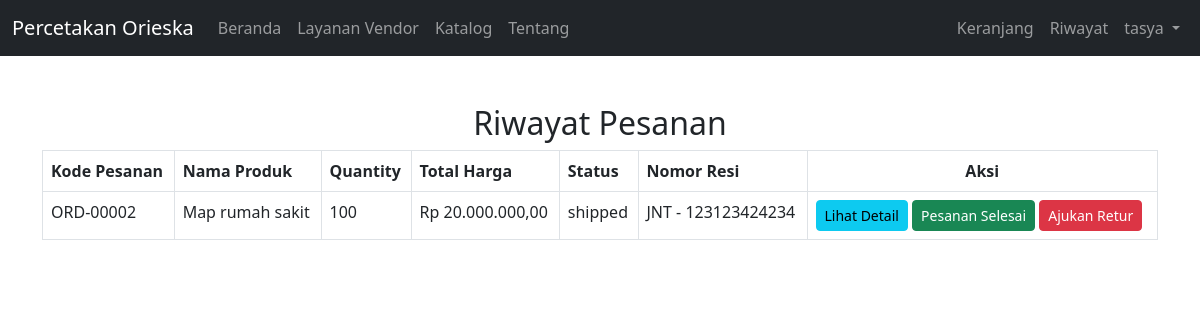
Screenshot of /consumer/order_history.php (signed in) with the database file from the repository.
### tables this page shows
CREATE TABLE `order_items` (
  `id` int(11) NOT NULL,
  `order_id` int(11) NOT NULL,
  `product_id` int(11) NOT NULL,
  `quantity` int(11) NOT NULL,
  `price` decimal(10,2) NOT NULL,
  `design_file` varchar(255) DEFAULT NULL,
  `note` text DEFAULT NULL
);

CREATE TABLE `orders` (
  `id` int(11) NOT NULL,
  `user_id` int(11) NOT NULL,
  `order_code` varchar(20) NOT NULL,
  `total` decimal(10,2) NOT NULL,
  `created_at` timestamp NOT NULL DEFAULT current_timestamp(),
  `updated_at` timestamp NOT NULL DEFAULT current_timestamp() ON UPDATE current_timestamp(),
  `address` varchar(255) NOT NULL,
  `shipping_method` varchar(50) NOT NULL,
  `payment_method` varchar(50) NOT NULL,
  `status` varchar(50) NOT NULL DEFAULT 'pending',
  `tracking_number` varchar(255) DEFAULT NULL,
  `shipping_cost` decimal(10,2) DEFAULT NULL,
  `payment_proof` varchar(255) DEFAULT NULL,
  `rejection_notes` text DEFAULT NULL,
  `proofing_file` varchar(255) DEFAULT NULL
);

CREATE TABLE `products` (
  `id` int(11) NOT NULL,
  `product_code` varchar(20) NOT NULL,
  `name` varchar(100) NOT NULL,
  `description` text DEFAULT NULL,
  `price` decimal(10,2) NOT NULL,
  `image` varchar(255) DEFAULT NULL,
  `created_at` timestamp NOT NULL DEFAULT current_timestamp(),
  `company` tinyint(1) DEFAULT 0,
  `estimasi_pengerjaan` varchar(255) DEFAULT NULL,
  `min_order` int(11) DEFAULT 1
);

### consumer/order_history.php (the view, shortened to what this page needs)
<?php
include '../includes/db.php';
$user_id = $_SESSION['user_id'];
$query = "SELECT orders.id AS order_id, orders.order_code, orders.total, orders.status,
          orders.tracking_number, order_items.product_id, order_items.quantity,
          products.name AS product_name, orders.payment_proof
          FROM orders
          JOIN order_items ON orders.id = order_items.order_id
          JOIN products ON order_items.product_id = products.id
          WHERE orders.user_id = ?
          ORDER BY orders.id DESC";
if ($stmt = $conn->prepare($query)) {
    $stmt->bind_param("i", $user_id);
    $stmt->execute();
    $result = $stmt->get_result();
    $orders = [];
    while ($row = $result->fetch_assoc()) {
        $orders[] = $row;
    }
} else {
    die("Error preparing statement: " . htmlspecialchars($conn->error));
}
?>
<!DOCTYPE html>
<html lang="id">
<head>
    <link href="https://cdn.jsdelivr.net/npm/bootstrap@5.3.0/dist/css/bootstrap.min.css" rel="stylesheet">
</head>
<body>
    <nav class="navbar navbar-expand-lg navbar-dark bg-dark sticky-top">
        <div class="container-fluid">
            <a class="navbar-brand" href="#">Percetakan Orieska</a>
            <div class="collapse navbar-collapse" id="navbarNavDropdown">
                <ul class="navbar-nav me-auto mb-2 mb-lg-0">
                    <li class="nav-item">
                        <a class="nav-link" aria-current="page" href="../index.php">Beranda</a>
                    </li>
                    <li class="nav-item">
                        <a class="nav-link" href="../layanan.php">Layanan Vendor</a>
                    </li>
                    <li class="nav-item">
                        <a class="nav-link" href="catalog.php">Katalog</a>
                    </li>
                    <li class="nav-item">
                        <a class="nav-link" href="../about.php">Tentang</a>
                    </li>
                </ul>
                <ul class="navbar-nav mb-2 mb-lg-0">
                    <li class="nav-item">
                        <a class="nav-link" href="cart.php"><i class="bi bi-cart"></i> Keranjang</a>
                    </li>
                    <li class="nav-item">
                        <a class="nav-link" href="order_history.php"><i class="material-icons"></i> Riwayat</a>
                    </li>
                    <?php if (isset($_SESSION['username'])): ?>
                        <li class="nav-item dropdown">
                            <a class="nav-link dropdown-toggle" href="#" id="userDropdown" role="button" data-bs-toggle="dropdown" aria-expanded="false">
                                <?= htmlspecialchars($_SESSION['username']); ?>
                            </a>
                        </li>
                    <?php endif; ?>
                </ul>
            </div>
        </div>
    </nav>
    <div class="container mt-5">
        <h2 class="text-center">Riwayat Pesanan</h2>
        <?php if (empty($orders)): ?>
            <p class="text-center">Tidak ada riwayat pesanan.</p>
        <?php else: ?>
            <table class="table table-bordered">
                <thead>
                    <tr>
                        <th>Kode Pesanan</th>
                        <th>Nama Produk</th>
                        <th>Quantity</th>
                        <th>Total Harga</th>
                        <th>Status</th>
                        <th>Nomor Resi</th>
                        <th><center>Aksi</center></th>
                    </tr>
                </thead>
                <tbody>
                    <?php foreach ($orders as $order): ?>
                        <tr>
                            <td><?= htmlspecialchars($order['order_code']); ?></td>
                            <td><?= htmlspecialchars($order['product_name']); ?></td>
                            <td><?= htmlspecialchars($order['quantity']); ?></td>
                            <td>Rp <?= number_format($order['total'], 2, ',', '.'); ?></td>
                            <td><?= htmlspecialchars($order['status']); ?></td>
                            <td><?= htmlspecialchars($order['tracking_number']); ?></td>
                            <td>
                                <a class="btn btn-info btn-sm" href="view_order_detail.php?id=<?= $order['order_id'] ?>">Lihat Detail</a>
                                <?php if ($order['status'] === 'shipped'): ?>
                                    <a class="btn btn-success btn-sm" href="complete_order.php?order_id=<?= $order['order_id'] ?>">Pesanan Selesai</a>
                                    <a class="btn btn-danger btn-sm" href="return_request.php?order_id=<?= $order['order_id'] ?>">Ajukan Retur</a>
                                <?php elseif ($order['status'] === 'return_pending'): ?>
                                    <span class="badge bg-warning text-dark">Retur Pending</span>
                                <?php elseif ($order['status'] === 'return_rejected'): ?>
                                    <span class="badge bg-danger">Retur Ditolak</span>
                                <?php elseif ($order['status'] === 'return_approved'): ?>
                                    <a class="btn btn-danger btn-sm" href="return_form.php?order_id=<?= $order['order_id'] ?>">Retur Barang</a>
                                <?php elseif ($order['status'] === 'completed'): ?>
                                    <span class="badge bg-success">Selesai</span>
                                <?php elseif ($order['status'] === 'being_returned'): ?>
                                    <span class="badge bg-primary">Sedang Dikembalikan</span>
                                 <?php elseif ($order['status'] === 'returned'): ?>
                                    <span class="badge bg-success">Retur Barang Diterima</span>
                                <?php elseif ($order['status'] === 'return_failed'): ?>
                                    <span class="badge bg-danger">Pengembalian Gagal</span>
                                <?php endif; ?>
                            </td>
                        </tr>
                    <?php endforeach; ?>
                </tbody>
            </table>
        <?php endif; ?>
    </div>
</body>
</html>

### rows the page displays
order_items: order.order_code "ORD-00002", product.name "Map rumah sakit", quantity "100", order.total "20.000.000,00", order.status "shipped", order.tracking_number "JNT - 123123424234"

### other values shown
$_SESSION['username'] "tasya"
